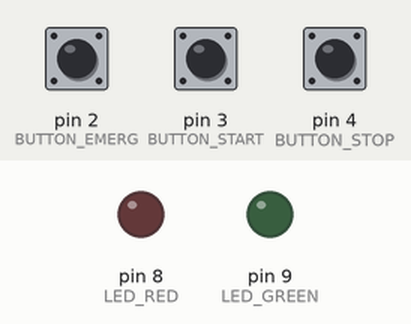
Recording of a program running on a simulated Arduino Uno, built with avr-gcc and run on an emulated ATmega328P. On the bench: output pins drawn as LEDs (lit = HIGH). Dashed ring = blinking. The inputs (shaded band) are chosen by the test bench; at power-on: pin 3 (BUTTON_START) HIGH, pin 2 (BUTTON_EMERG) HIGH, pin 4 (BUTTON_STOP) HIGH. What the program prints to the serial monitor is not drawn.

Above: at 1.2 s.
1.3 s: pin 3 (BUTTON_START) pulled LOW for 0.15 s
At 1.55 s:
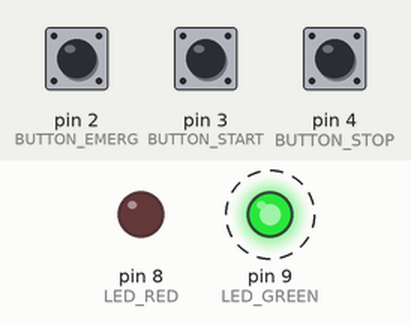
4.4 s: pin 2 (BUTTON_EMERG) pulled LOW for 0.15 s
At 4.9 s:
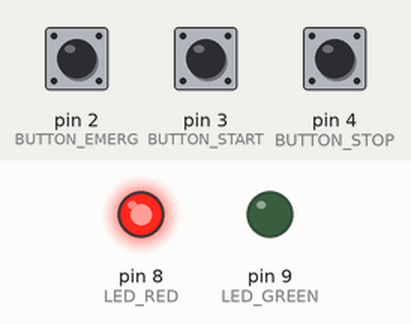
Timing chart, 0 to 7.4 s (numbered marks = the images above; inputs shaded):
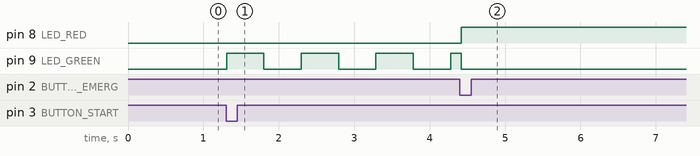

Measured:
- after the input at 1.3 s, pin 9 (LED_GREEN): alternates HIGH for 0.50 s and LOW for 0.50 s, starting at once
- after the input at 4.4 s, pin 8 (LED_RED): LOW → HIGH at once

The program:

main.cpp
```cpp
#include <Arduino.h>
#include <Arduino_FreeRTOS.h>
#include <task.h>

// Pin definitions
#define LED_GREEN      9
#define LED_RED        8
#define BUTTON_EMERG   2
#define BUTTON_START   3
#define BUTTON_STOP    4

// Global state flags (volatile since accessed in multiple tasks)
volatile bool emergency = false;
volatile bool systemStarted = false;

// Handle for the blinking task to suspend/resume it
TaskHandle_t xHandleBlink = NULL;

/**
 * @brief Task function to blink the green LED every 500 ms (500 ms ON, 500 ms OFF)
 * @param pvParameters Pointer to task parameters (unused)
 */
void TaskBlink(void *pvParameters) {
  (void) pvParameters; // Explicitly cast unused parameter to void

  // Initialize the green LED pin as output
  pinMode(LED_GREEN, OUTPUT);

  // Infinite task loop
  while (1) {
    digitalWrite(LED_GREEN, HIGH);           // Turn green LED ON
    vTaskDelay(500 / portTICK_PERIOD_MS);    // Delay for 500 ms

    digitalWrite(LED_GREEN, LOW);            // Turn green LED OFF
    vTaskDelay(500 / portTICK_PERIOD_MS);    // Delay for 500 ms
  }
}

/**
 * @brief Task function to monitor emergency button and handle emergency state.
 *        When emergency button is pressed, suspend blinking task, turn red LED ON.
 * @param pvParameters Pointer to task parameters (unused)
 */
void TaskEmergency(void *pvParameters) {
  (void) pvParameters;

  // Initialize emergency button input with internal pull-up resistor
  pinMode(BUTTON_EMERG, INPUT_PULLUP);

  // Initialize red LED pin as output
  pinMode(LED_RED, OUTPUT);

  // Infinite task loop
  while (1) {
    // Check if emergency button pressed (active low) and emergency not already triggered
    if (digitalRead(BUTTON_EMERG) == LOW && !emergency) {
      emergency = true;                      // Set emergency flag
      digitalWrite(LED_RED, HIGH);          // Turn red LED ON
      digitalWrite(LED_GREEN, LOW);         // Ensure green LED is OFF
      vTaskSuspend(xHandleBlink);           // Suspend the green LED blinking task
      Serial.println("🛑 EMERGENCY ACTIVATED");
    }
    vTaskDelay(50 / portTICK_PERIOD_MS);    // Poll button every 50 ms
  }
}

/**
 * @brief Task function to monitor start button and handle starting/resuming system.
 *        Starts or resumes blinking if system is not in emergency and not already started.
 * @param pvParameters Pointer to task parameters (unused)
 */
void TaskStart(void *pvParameters) {
  (void) pvParameters;

  // Initialize start button input with internal pull-up resistor
  pinMode(BUTTON_START, INPUT_PULLUP);

  // Infinite task loop
  while (1) {
    if (digitalRead(BUTTON_START) == LOW && !emergency && !systemStarted) {
      systemStarted = true;                  // Set system started flag
      vTaskResume(xHandleBlink);             // Resume blinking task
      Serial.println("✅ SYSTEM STARTED");
    }
    vTaskDelay(50 / portTICK_PERIOD_MS);    // Poll button every 50 ms
  }
}

/**
 * @brief Task function to monitor stop button and handle stopping the system.
 *        Stops blinking task and turns green LED off when stop button pressed.
 * @param pvParameters Pointer to task parameters (unused)
 */
void TaskStop(void *pvParameters) {
  (void) pvParameters;

  // Initialize stop button input with internal pull-up resistor
  pinMode(BUTTON_STOP, INPUT_PULLUP);

  // Infinite task loop
  while (1) {
    if (digitalRead(BUTTON_STOP) == LOW && !emergency && systemStarted) {
      digitalWrite(LED_GREEN, LOW);          // Turn green LED OFF
      vTaskSuspend(xHandleBlink);             // Suspend blinking task
      systemStarted = false;                   // Reset system started flag
      Serial.println("⏹️ SYSTEM STOPPED");
    }
    vTaskDelay(50 / portTICK_PERIOD_MS);      // Poll button every 50 ms
  }
}

/**
 * @brief Arduino setup function - initializes serial communication, creates FreeRTOS tasks,
 *        and suspends blinking task initially.
 */
void setup() {
  Serial.begin(9600);
  while (!Serial); // Wait for Serial to be ready

  // Create task to blink green LED with low priority
  xTaskCreate(
    TaskBlink,           // Task function pointer
    "Blink",             // Task name for debugging
    128,                 // Stack size (in words, depends on architecture)
    NULL,                // Parameters to pass to the task
    1,                   // Task priority (1 = low)
    &xHandleBlink        // Task handle (used for suspend/resume)
  );

  // Create emergency button monitoring task with highest priority
  xTaskCreate(
    TaskEmergency,       // Task function pointer
    "Emergency",         // Task name for debugging
    96,                  // Stack size
    NULL,                // Parameters
    3,                   // Highest priority
    NULL                 // No task handle needed
  );

  // Create start button monitoring task with medium priority
  xTaskCreate(
    TaskStart,           // Task function pointer
    "Start",             // Task name
    96,                  // Stack size
    NULL,                // Parameters
    2,                   // Medium priority
    NULL                 // No task handle needed
  );

  // Create stop button monitoring task with medium priority
  xTaskCreate(
    TaskStop,            // Task function pointer
    "Stop",              // Task name
    96,                  // Stack size
    NULL,                // Parameters
    2,                   // Medium priority
    NULL                 // No task handle needed
  );

  Serial.println("PriorityTaskAPI Control RTOS Starting...");

  // Initially suspend blinking task until started
  vTaskSuspend(xHandleBlink);
}

/**
 * @brief Arduino loop function - unused because FreeRTOS manages tasks
 */
void loop() {
  // Empty; FreeRTOS tasks handle all operations
}
```
